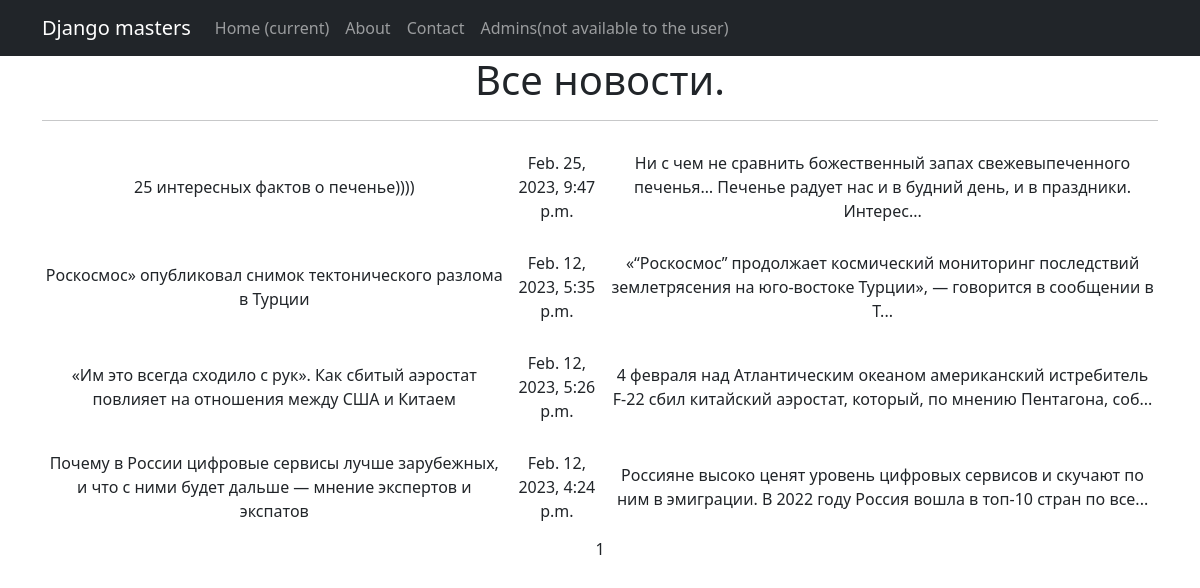
Before: /NewsPaper/ with the older database file.
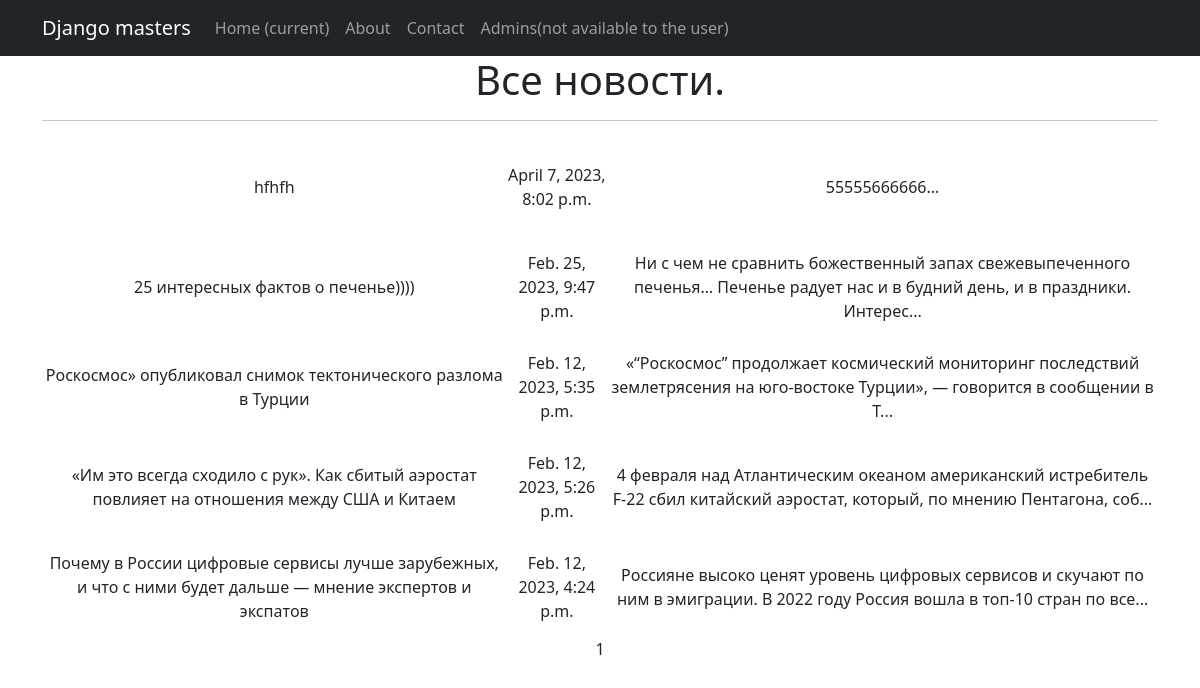
After: the same page with the newer database file.
### news/models.py (models this page shows, shortened)
class Post(models.Model):
    news = 'NE'
    article = 'AR'
    FIELD = [
        (news, 'Новость'),
        (article, 'Статья')
    ]
    article_or_news = models.CharField(max_length=2, choices=FIELD)
    data_time = models.DateTimeField(auto_now_add=True)
    name_news = models.CharField(max_length=255)
    text_news = models.TextField()
    rating_news = models.IntegerField(default=0)
    author_post = models.ForeignKey(Author, on_delete=models.CASCADE)
    post_category = models.ManyToManyField(Category, through='PostCategory')
    def preview(self):
        return self.text_news[0:124] + '...'

### news/views.py (the view)
# urls.py: path('', NewsList.as_view(), name='news_list'),
class NewsList(ListView):
    model = Post
    ordering = '-data_time'
    template_name = 'news.html'
    context_object_name = 'news'
    paginate_by = 10
    def get_queryset(self):
        queryset = super().get_queryset()
        self.filterset = NewsFilter(self.request.GET, queryset)
        return self.filterset.qs
    def get_context_data(self, **kwargs):
        context = super().get_context_data(**kwargs)
        context['filterset'] = self.filterset
        return context

### templates/news.html (shortened to what this page needs)
{% extends 'flatpages/default.html' %}
{% block content %}
<h1>Все новости.</h1>
<hr>
<table>
 {% for post in news %}
           <tr style="height: 100px;">
               <td style="height: 100px;">{{ post.name_news }}</td>
               <td style="height: 100px;">{{ post.data_time }}</td>
               <td style="height: 100px;">{{ post.preview }}</td>
           </tr>
           {% endfor %}
</table>
   {{ page_obj.number }}
{% endblock content %}

Changed rows visible on the page:
added Post: name_news "hfhfh", data_time "April 7, 2023, 8:02 p.m.", preview "55555666666..."
